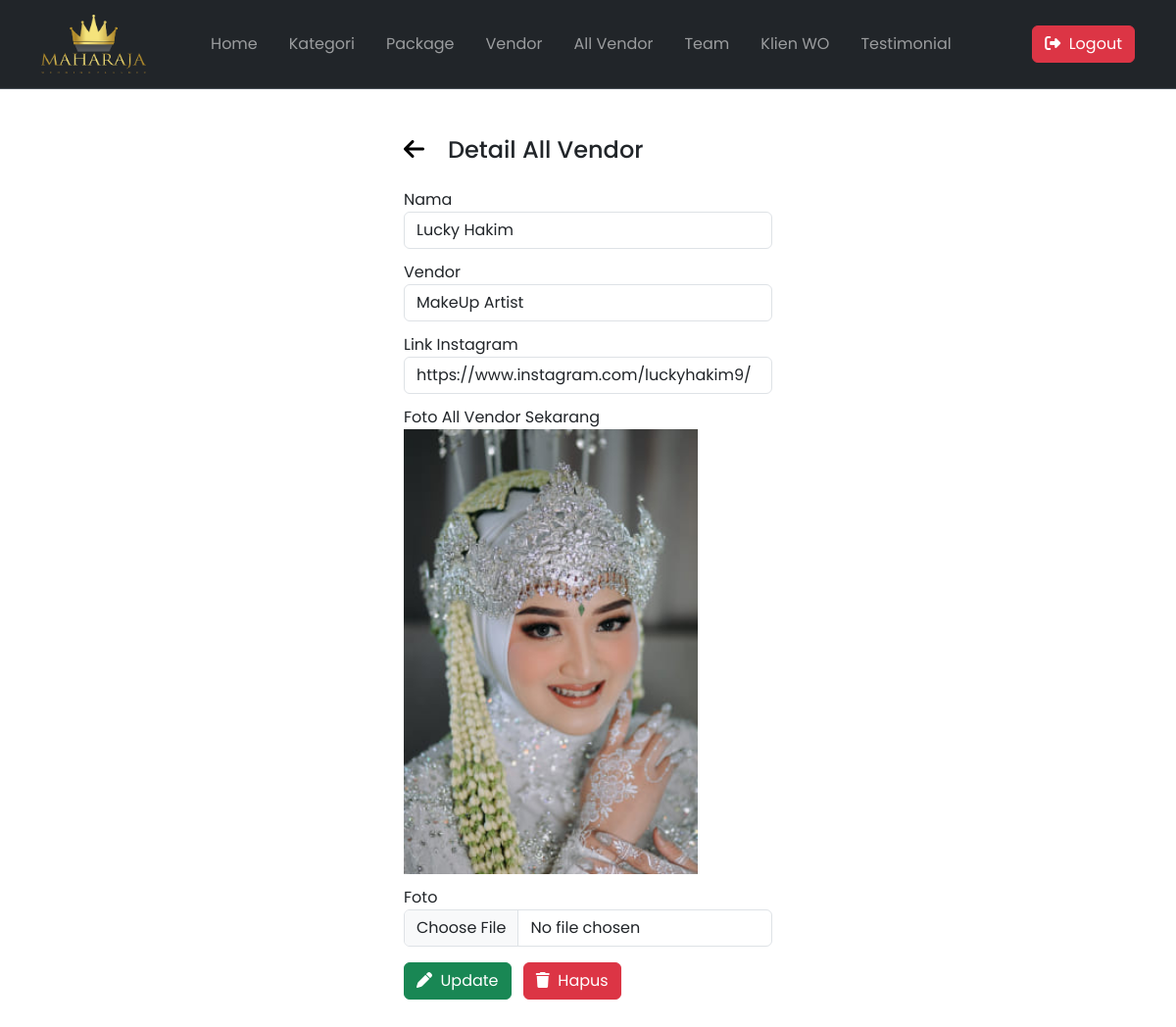
Screenshot of /adminpanel/all-vendor-detail.php?id=11 (signed in) with the database file from the repository.
### tables this page shows
CREATE TABLE `all_vendor` (
  `id` int(11) NOT NULL,
  `vendor_id` int(11) NOT NULL,
  `nama` varchar(255) NOT NULL,
  `foto` varchar(255) NOT NULL,
  `instagram` varchar(255) NOT NULL
);

CREATE TABLE `vendor` (
  `id` int(11) NOT NULL,
  `nama` varchar(255) NOT NULL,
  `foto` varchar(255) NOT NULL
);

### adminpanel/all-vendor-detail.php (the view, shortened to what this page needs)
<?php
    require "../koneksi.php";
    $id = $_GET['id'];
    $query = mysqli_query($con, "SELECT a.*, b.nama AS nama_vendor FROM all_vendor a JOIN vendor b ON a.vendor_id=b.id WHERE a.id='$id'");
    $data = mysqli_fetch_array($query);
?>
<!DOCTYPE html>
<html lang="en">
<head>
    <link href="https://cdn.jsdelivr.net/npm/bootstrap@5.3.0/dist/css/bootstrap.min.css" rel="stylesheet" />
    <link rel="stylesheet" href="https://cdnjs.cloudflare.com/ajax/libs/font-awesome/6.4.0/css/all.min.css" />
</head>
<body>
    <?php require "navbar.php"; ?>
    <div class="container my-5 col-12 col-md-4">
        <h4 class="mb-4"><a href="all-vendor.php" style="color:black"><i class="fa-solid fa-arrow-left me-4"></i></a>Detail All Vendor</h4>
        <form action="" method="post" enctype="multipart/form-data">
            <div>
                <label for="nama">Nama</label>
                <input type="text" id="nama" name="nama" value="<?php echo $data['nama'] ?>" class="form-control" autocomplete="off" required>
            </div>
            <div>
                <label for="vendor">Vendor</label>
                <select name="vendor" id="vendor" class="form-control" required>
                    <option value="<?php echo $data['vendor_id']; ?>"><?php echo $data['nama_vendor']; ?></option>
                </select>
            </div>
            <div>
                <label for="instagram">Link Instagram</label>
                <input type="text" id="instagram" name="instagram" value="<?php echo $data['instagram']; ?>" class="form-control" autocomplete="off" required>
            </div>
            <div>
                <label for="currentFoto">Foto All Vendor Sekarang</label>
                <img src="../assets/img/vendor/all_vendor/<?php echo $data['foto']; ?>" alt="" width="300px">
            </div>
            <div>
                <label for="foto">Foto</label>
                <input type="file" name="foto" id="foto" class="form-control">
            </div>
            <div class="mt-3">
                <button class="btn btn-success me-2" type="submit" name="edit_all"><i class="fa-solid fa-pen"></i>&nbsp;&nbsp;Update</button>
                <button class="btn btn-danger" type="submit" name="hapusBtn"><i class="fa-solid fa-trash"></i>&nbsp;&nbsp;Hapus</button>
            </div>
        </form>
    </div>
</body>
</html>

### adminpanel/all-vendor-detail.php (style rules this page uses)
* { font-family: "Poppins", sans-serif; scroll-behavior: smooth; }
form div { margin-bottom: 0.75rem; }

### rows the page displays
all_vendor: nama "Lucky Hakim", vendor "MakeUp Artist", instagram "https://www.instagram.com/luckyhakim9/", foto (picture)
